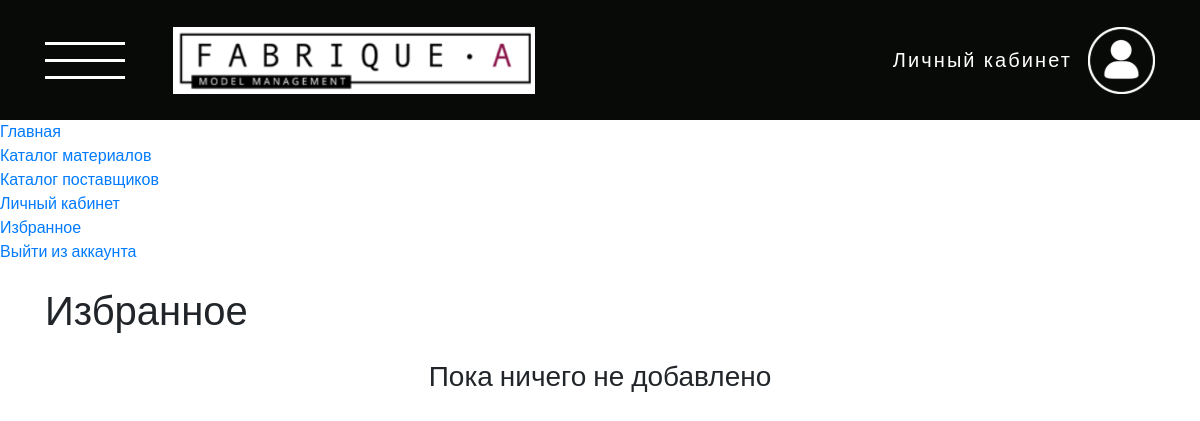
The app's page /cloth/favourites/ (signed in), older data.
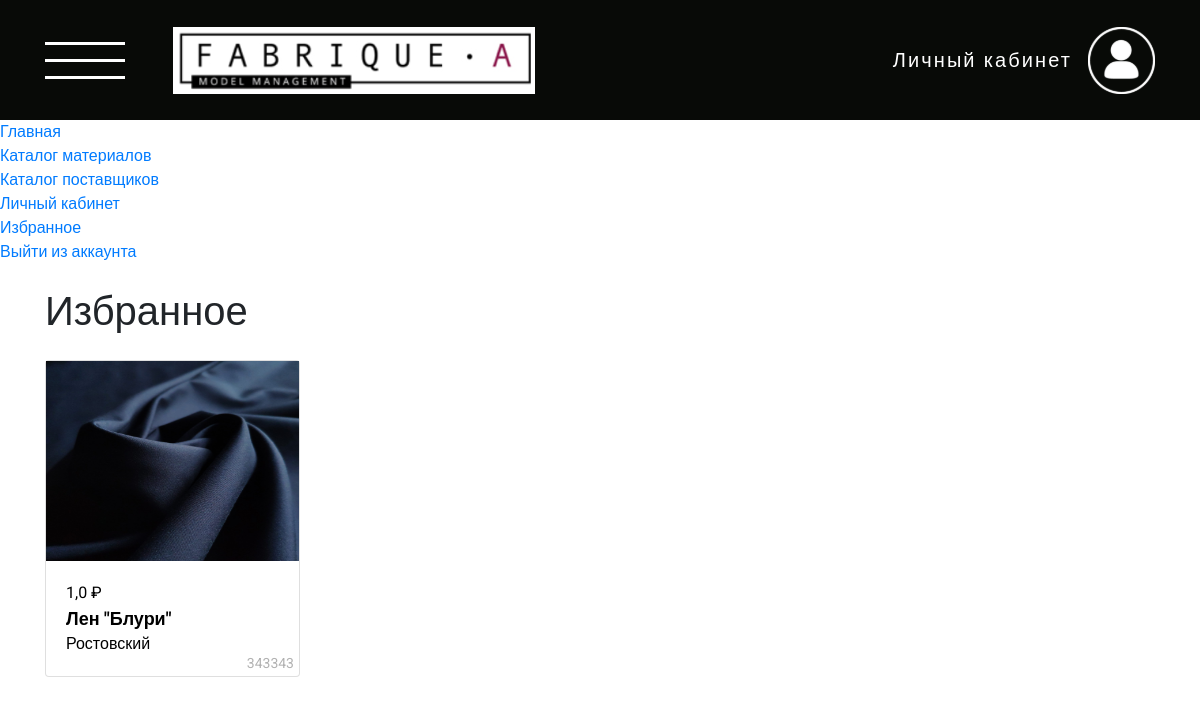
The same page, newer data.
### cloth/models.py (models this page shows, shortened)
class Favourites(models.Model):
    user = models.ForeignKey(User, verbose_name=_("Пользователь"), on_delete=models.CASCADE)
    cloth = models.ForeignKey(Cloth, verbose_name=_("Ткань"), on_delete=models.CASCADE)
    date_created = models.DateTimeField(_("Дата создания"), default=timezone.now)
    class Meta:
        verbose_name = _("Избранное")
        verbose_name_plural = _("Избранное")

class Cloth(models.Model):
    MATERIAL = [
    ('Текстильные', (
            ('g1e1', 'Хлопок'),
            ('g1e2', 'Лён'),
            ('g1e3', 'Шерсть'),
            ('g1e4', 'Шёлк'),
            ('g1e5', 'Эко-кожа'),
        )
    ),
    ('Технические', (
            ('g2e1', 'Огнестойкая'),
            ('g2e2', 'Для фильтрации'),
            ('g2e3', 'Водостойкая'),
            ('g2e4', 'Обтирочная'),
            ('g2e5', 'Изоляционная'),
        )
    ),
]
    COLOR = [
    ('Без принта', (
            ('white', 'Белый'),
            ('black', 'Черный'),
            ('blue', 'Синий'),
            ('red', 'Красный'),
            ('yellow', 'Жёлтый'),
            ('green', 'Зелёный'),
            ('orange', 'Оранжевый'),
            ('gray', 'Серый'),
            ('brown', 'Коричневый'),
            ('cyan', 'Голубой'),
        )
    ),
    ('С принтом', (
            ('dots', 'Горошек'),
            ('cell', 'Клетка'),
            ('graphic', 'Графический'),
            ('floral', 'Цветочный'),
            ('strip', 'Полоска'),
            ('cartoon', 'Мультяшный'),
        )
    ),
]
    name = models.CharField(max_length=255, verbose_name=_("Название"))
    image = models.ImageField(null=False, blank=False, verbose_name=_("Фото"))
    supplier = models.ForeignKey(Supplier, verbose_name=_("Поставщик"), on_delete=models.CASCADE)
    price = models.FloatField(_("Цена"))
    material = models.CharField(_("Материал"), max_length=25, choices = MATERIAL)
    color = models.CharField(_("Цвет"), max_length=25, choices = COLOR)
    description = models.CharField(max_length=350, null=True, blank=True, verbose_name=_("Описание"))
    article = models.IntegerField(_("Артикул"), unique=True, help_text='6 уникальных цифр')
    class Meta:
        verbose_name = _("Ткань")
        verbose_name_plural = _("Ткани")

class Supplier(models.Model):
    DISTRICT = [
    ('cenral', 'Центральный'),
    ('northwest', 'Северо-западный'),
    ('ural', 'Уральский'),
    ('south', 'Южный'),
    ('privolzhsky', 'Приволжский'),
    ('fareastern', 'Дальневосточный'),
    ('siberian', 'Сибирский'),
]
    name = models.CharField(max_length=254, verbose_name=_("Название"))
    description = models.CharField(max_length=254, verbose_name=_("Описание"), null=True, blank=True)
    date_of_foundation = models.CharField(max_length=254, verbose_name=_("Дата основания"), null=True, blank=True)
    logo = models.ImageField(null=True, blank=True, verbose_name=_("Логотип"))
    district = models.CharField(_("Округ"), max_length=25, choices = DISTRICT)
    types_of_fabrics = models.CharField(_("Виды тканей"), max_length=254, null=True, blank=True)
    address = models.CharField(max_length=254, null=True, blank=True, verbose_name=_("Адрес"))
    phone = models.CharField(max_length=254, null=True, blank=True, verbose_name=_("Номер телефона"))
    email = models.EmailField(_("E-mail"), max_length=254, null=True, blank=True)
    link_to_the_catalog = models.URLField(_("Ссылка на каталог"), max_length=200, null=True, blank=True)
    link_to_the_site = models.URLField(_("Ссылка на сайт"), max_length=200, null=True, blank=True)
    class Meta:
        verbose_name = _("Поставщик")
        verbose_name_plural = _("Поставщики")

### cloth/views.py (the view)
# urls.py: path("favourites/", UserFavouritesListView.as_view(), name="favourites"),
class UserFavouritesListView(ListView):
    model = Favourites
    template_name = "pages/cloth/favourites.html"
    def get_context_data(self, **kwargs):
        context = super().get_context_data(**kwargs)
        context['object_list'] = Favourites.objects.filter(user=self.request.user).order_by('-date_created')
        return context

### templates/pages/cloth/favourites.html (shortened to what this page needs)
{% extends "base.html" %}
{% load static %}
{% block header %}
  {% include 'include/header.html' %}
{% endblock header %}
{% block content %}
  <section class="cloth-list">
    <div class="container">
      <div class="row">
        <div class="col-12 my-4">
          <h1>
            Избранное
          </h1>
        </div>
        {% if object_list|length == 0 %}
          <div class="col-12 text-center">
            <h3>
              Пока ничего не добавлено
            </h3>
          </div>
        {% elif object_list|length > 0 %}
          {% for item in object_list %}
            <div class="col-12 col-sm-6 col-lg-4 col-xl-3 mb-4">
              <a class="cloth-link" href="{% url 'cloth:detail' pk=item.cloth.pk %}">
                <div class="card h-100">
                  {% if item.cloth.image %}
                    <img src="{{item.cloth.image.url}}" alt="image" class="cloth-list__img">
                  {% endif %}
                  <div style="position: relative;" class="card-body">
                    <p class="cloth-card-price">{{item.cloth.price}} ₽</p>
                    <p class="cloth-card-name">{{item.cloth.name}}</p>
                    <p class="cloth-card-supplier">{{item.cloth.supplier.name}}</p>
                    <p style="display: block; position: absolute; bottom: 2px; right: 5px; opacity: 0.3; font-size: 14px">{{ item.cloth.article }}</p>
                  </div>
                </div>
              </a>
            </div>
          {% endfor %}
        {% endif %}
      </div>
    </div>
  </section>
{% endblock content%}

Row changes from the older to the newer data that the page shows:
added Favourites: cloth.image (picture), cloth.price "1,0", cloth.name "Лен \"Блури\"", cloth.supplier.name "Ростовский", cloth.article "343343"
Text that changed along with them:
text no longer shown: "Пока ничего не добавлено"
